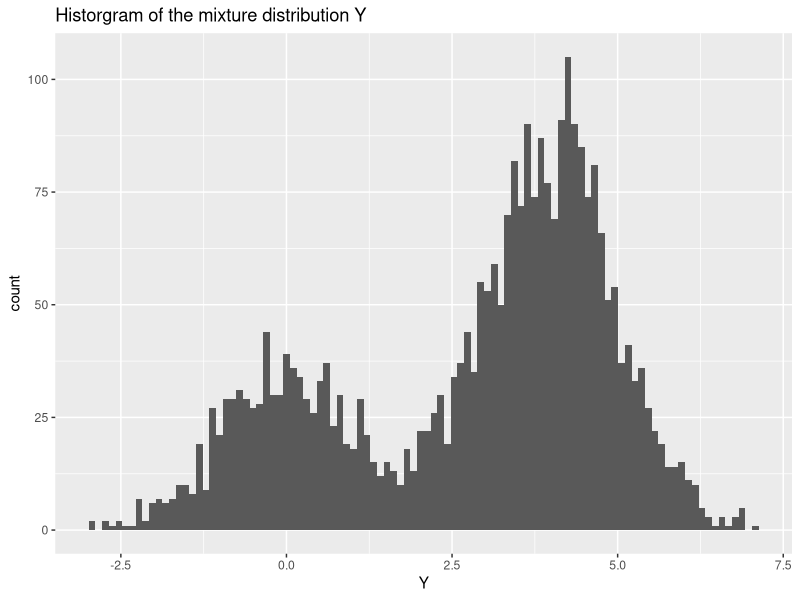
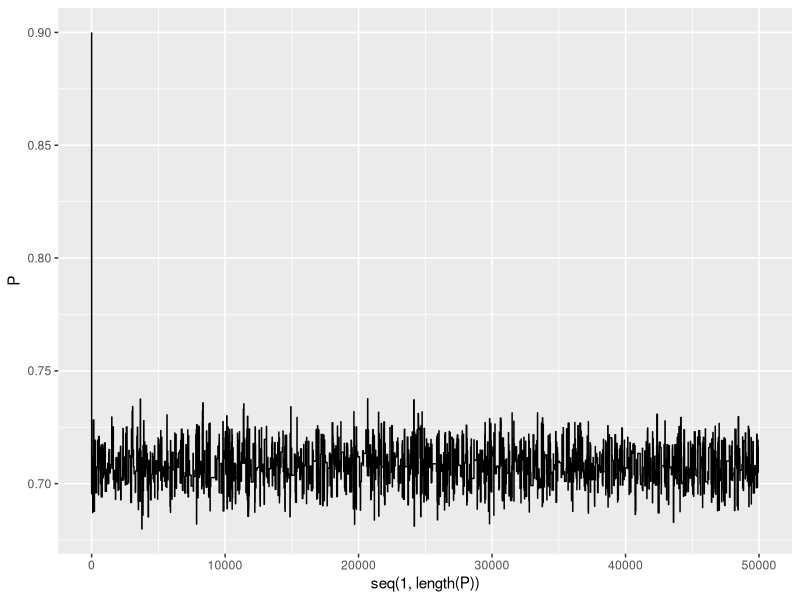
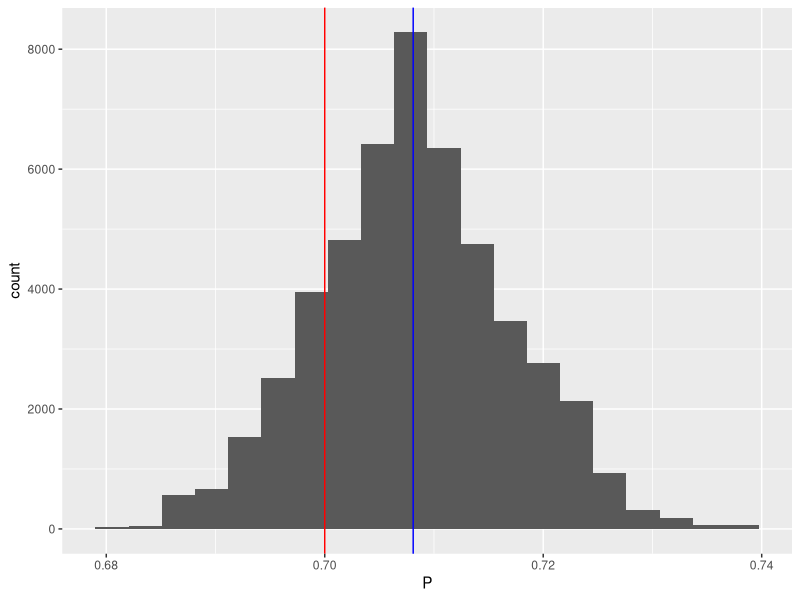
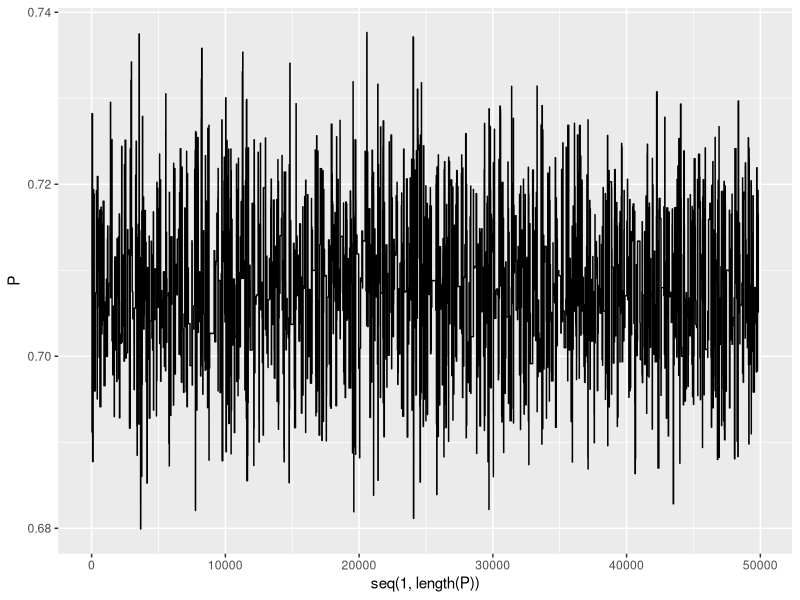

Reproduce these figures in R, in order. (Note: this script raises an error after producing the figures.)
## ---- chunk 1
library(ggplot2)
library(tseries)
## ---- chunk 2
p <- 0.7 #Mixture weight

# Component parameters
sigma_1 <- 1 
sigma_2 <- 1
mu_1 <- 4 
mu_2 <- 0

Theta1 = list("mu"=mu_1, "sigma"= sigma_1)
Theta2 = list("mu"=mu_2, "sigma"= sigma_2)
## ---- chunk 3
# Number of samples from the mixture distribution
N <- 3000
# Sample N uniforms U
B <- sample(1:2, size = N, replace = TRUE, prob = c(p, 1-p))

# Sampling from the mixture
Mu <- c(mu_1, mu_2)
Std <- c(sigma_1, sigma_2)
Y <- rnorm(N, mean = Mu[B], sd = Std[B])

# Plotting the distributions
ggplot() + 
  geom_histogram(aes(Y), bins = 100)+
  ggtitle("Historgram of the mixture distribution Y")
## ---- chunk 4
Tau <- list("tau1"=0.5 , "tau2"=0.5)
## ---- chunk 5
Log_lik <- function (p, Theta1, Theta2, Y){
  return(sum(log(p * dnorm(Y, Theta1$mu, Theta1$sigma) + (1-p) * dnorm(Y, Theta2$mu, Theta2$sigma))))
}
## ---- chunk 6
Log_post_p <- function (p, Theta1, Theta2, Tau, Y) {
  return(Log_lik(p, Theta1, Theta2, Y) + log(dbeta(p, Tau$tau1, Tau$tau2)))
}
## ---- chunk 7
# Number of iterations
T <- 50000

##------------- Sampling algorithm
# Initialization
eps_p <- 0.6
p_0 <- 0.9
P <- p_0
Acceptance <- NULL


for (i in 1:T){    
  # Generating a proposal
  p_t <- P[length(P)]
  p_prop <- rbeta(1, p_t*eps_p+1, (1-p_t)*eps_p+1)
  
  # Computing acceptance probability
  log_acceptance <- (Log_post_p(p_prop, Theta1, Theta2, Tau, Y)+log(dbeta(p_t, p_prop*eps_p+1, (1-p_prop)*eps_p+1))) - (Log_post_p(p_t, Theta1, Theta2, Tau, Y) + log(dbeta(p_prop, p_t*eps_p+1, (1-p_t)*eps_p+1)))
  acc <- min(1, exp(log_acceptance))
  
  # Decision on the next step 
  U = runif(1)
  if ( acc > U) P <- c(P, p_prop) 
  else P <- c(P, p_t)
}
## ---- chunk 8
ggplot() +
  geom_line(aes(y=P, x=seq(1,length(P))))
## ---- chunk 9
n_trunc <- 100 # Index at which we start the truncated Markov Chain
P <- P[n_trunc:length(P)]
## ---- chunk 10
ggplot() +
  geom_histogram(aes(x=P), bins = 20) +
  geom_vline(xintercept = p, color="red", show.legend = TRUE)  +
  geom_vline(xintercept = mean(P), color="blue", show.legend = TRUE)

## ---- chunk 11
ggplot() +
  geom_line(aes(y=P, x=seq(1,length(P))))
## ---- chunk 12
acf(P_no_outliers, lag.max = 100)
pacf(P_no_outliers, lag.max = 10)
## ---- chunk 13
kpss.test(P, null = "Trend")
adf.test(P)
